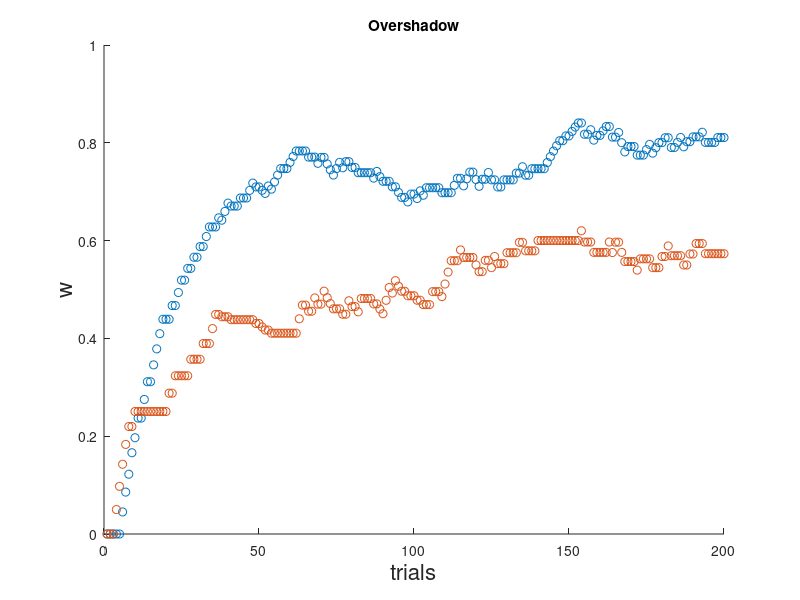

Recreate this plot in MATLAB. (Note: this script raises an error after producing the figure.)
clc
clear
nTrials=200;
etha=0.05;

u = zeros(2,nTrials);
u(1,:)=rand(1,nTrials)<0.6;
u(2,:)=rand(1,nTrials)<0.4;
r = ones(1,nTrials);
w=zeros(2,nTrials);
   for i = 2:nTrials-1
        delta = r(i) - u(:,i)' * w(:,i);
        w(:,i+1) = w(:,i) + etha*delta*u(:,i);
   end
scatter(1:nTrials,w(1,:))
hold on
scatter(1:nTrials,w(2,:))
ylim([0 1])
title("Overshadow")
xlabel("trials",'Fontsize',16)
ylabel("w",'Fontsize',16)


w1=mean(w(1,:));
w2=mean(w(2,:));
yline(w1,'-','mean','LineWidth',3);
yline(w2,'-','mean','LineWidth',3);
 

